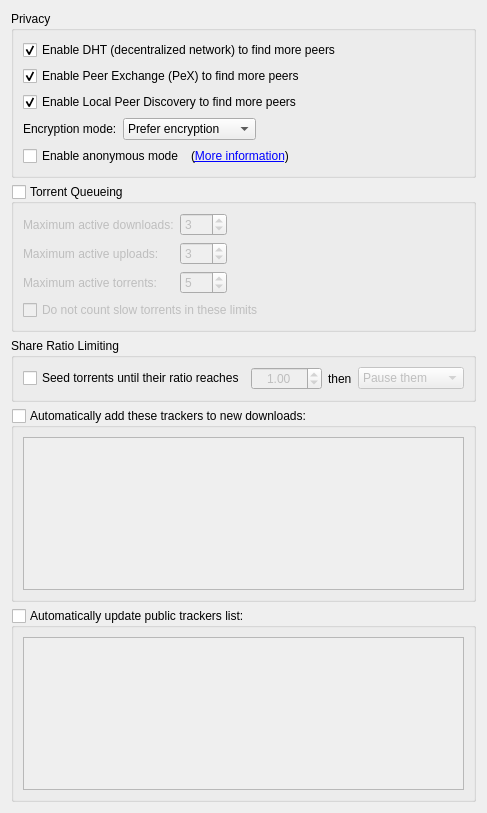
          <widget class="QWidget" name="scrollAreaWidgetContents_4">
           <property name="geometry">
            <rect>
             <x>0</x>
             <y>-204</y>
             <width>456</width>
             <height>746</height>
            </rect>
           </property>
           <layout class="QVBoxLayout" name="verticalLayout_7">
            <item>
             <widget class="QGroupBox" name="AddBTFeaturesBox">
              <property name="title">
               <string>Privacy</string>
              </property>
              <layout class="QVBoxLayout" name="verticalLayout_14">
               <item>
                <widget class="QCheckBox" name="checkDHT">
                 <property name="text">
                  <string>Enable DHT (decentralized network) to find more peers</string>
                 </property>
                 <property name="checked">
                  <bool>true</bool>
                 </property>
                </widget>
               </item>
               <item>
                <widget class="QCheckBox" name="checkPeX">
                 <property name="toolTip">
                  <string>Exchange peers with compatible Bittorrent clients (µTorrent, Vuze, ...)</string>
                 </property>
                 <property name="text">
                  <string>Enable Peer Exchange (PeX) to find more peers</string>
                 </property>
                 <property name="checked">
                  <bool>true</bool>
                 </property>
                </widget>
               </item>
               <item>
                <widget class="QCheckBox" name="checkLSD">
                 <property name="toolTip">
                  <string>Look for peers on your local network</string>
                 </property>
                 <property name="text">
                  <string>Enable Local Peer Discovery to find more peers</string>
                 </property>
                 <property name="checked">
                  <bool>true</bool>
                 </property>
                </widget>
               </item>
               <item>
                <layout class="QHBoxLayout">
                 <item>
                  <widget class="QLabel" name="lbl_encryption">
                   <property name="text">
                    <string>Encryption mode:</string>
                   </property>
                  </widget>
                 </item>
                 <item>
                  <widget class="QComboBox" name="comboEncryption">
                   <item>
                    <property name="text">
                     <string>Prefer encryption</string>
                    </property>
                   </item>
                   <item>
                    <property name="text">
                     <string>Require encryption</string>
                    </property>
                   </item>
                   <item>
                    <property name="text">
                     <string>Disable encryption</string>
                    </property>
                   </item>
                  </widget>
                 </item>
                 <item>
                  <spacer>
                   <property name="orientation">
                    <enum>Qt::Horizontal</enum>
                   </property>
                   <property name="sizeHint" stdset="0">
                    <size>
                     <width>40</width>
                     <height>20</height>
                    </size>
                   </property>
                  </spacer>
                 </item>
                </layout>
               </item>
               <item>
                <layout class="QHBoxLayout" name="horizontalLayout_6">
                 <item>
                  <widget class="QCheckBox" name="checkAnonymousMode">
                   <property name="toolTip">
                    <string>Enable when using a proxy or a VPN connection</string>
                   </property>
                   <property name="text">
                    <string>Enable anonymous mode</string>
                   </property>
                  </widget>
                 </item>
                 <item>
                  <widget class="QLabel" name="label_anonymous">
                   <property name="text">
                    <string> (&lt;a href=&quot;https://github.com/qbittorrent/qBittorrent/wiki/Anonymous-Mode&quot;&gt;More information&lt;/a&gt;)</string>
                   </property>
                   <property name="openExternalLinks">
                    <bool>true</bool>
                   </property>
                  </widget>
                 </item>
                 <item>
                  <spacer name="horizontalSpacer_14">
                   <property name="orientation">
                    <enum>Qt::Horizontal</enum>
                   </property>
                   <property name="sizeHint" stdset="0">
                    <size>
                     <width>40</width>
                     <height>20</height>
                    </size>
                   </property>
                  </spacer>
                 </item>
                </layout>
               </item>
              </layout>
             </widget>
            </item>
            <item>
             <widget class="QGroupBox" name="checkEnableQueueing">
              <property name="title">
               <string>Torrent Queueing</string>
              </property>
              <property name="checkable">
               <bool>true</bool>
              </property>
              <property name="checked">
               <bool>false</bool>
              </property>
              <layout class="QGridLayout" name="gridLayout_2">
               <property name="bottomMargin">
                <number>9</number>
               </property>
               <item row="0" column="0">
                <widget class="QLabel" name="label_max_active_dl">
                 <property name="text">
                  <string>Maximum active downloads:</string>
                 </property>
                </widget>
               </item>
               <item row="0" column="1">
                <widget class="QSpinBox" name="spinMaxActiveDownloads">
                 <property name="minimum">
                  <number>-1</number>
                 </property>
                 <property name="maximum">
                  <number>999</number>
                 </property>
                 <property name="value">
                  <number>3</number>
                 </property>
                </widget>
               </item>
               <item row="1" column="0">
                <widget class="QLabel" name="label_max_active_up">
                 <property name="text">
                  <string>Maximum active uploads:</string>
                 </property>
                </widget>
               </item>
               <item row="1" column="1">
                <widget class="QSpinBox" name="spinMaxActiveUploads">
                 <property name="minimum">
                  <number>-1</number>
                 </property>
                 <property name="maximum">
                  <number>999</number>
                 </property>
                 <property name="value">
                  <number>3</number>
                 </property>
                </widget>
               </item>
               <item row="2" column="0">
                <widget class="QLabel" name="maxActiveTorrents_lbl">
                 <property name="text">
                  <string>Maximum active torrents:</string>
                 </property>
                </widget>
               </item>
               <item row="2" column="1">
                <widget class="QSpinBox" name="spinMaxActiveTorrents">
                 <property name="minimum">
                  <number>-1</number>
                 </property>
                 <property name="maximum">
                  <number>999</number>
                 </property>
                 <property name="value">
                  <number>5</number>
                 </property>
                </widget>
               </item>
               <item row="1" column="2">
                <spacer name="horizontalSpacer_2">
                 <property name="orientation">
                  <enum>Qt::Horizontal</enum>
                 </property>
                 <property name="sizeHint" stdset="0">
                  <size>
                   <width>40</width>
                   <height>20</height>
                  </size>
                 </property>
                </spacer>
               </item>
               <item row="0" column="2">
                <spacer name="horizontalSpacer_7">
                 <property name="orientation">
                  <enum>Qt::Horizontal</enum>
                 </property>
                 <property name="sizeHint" stdset="0">
                  <size>
                   <width>40</width>
                   <height>20</height>
                  </size>
                 </property>
                </spacer>
               </item>
               <item row="2" column="2">
                <spacer name="horizontalSpacer_11">
                 <property name="orientation">
                  <enum>Qt::Horizontal</enum>
                 </property>
                 <property name="sizeHint" stdset="0">
                  <size>
                   <width>40</width>
                   <height>20</height>
                  </size>
                 </property>
                </spacer>
               </item>
               <item row="3" column="0" colspan="3">
                <widget class="QCheckBox" name="checkIgnoreSlowTorrentsForQueueing">
                 <property name="text">
                  <string>Do not count slow torrents in these limits</string>
                 </property>
                </widget>
               </item>
              </layout>
             </widget>
            </item>
            <item>
             <widget class="QGroupBox" name="ratioBox">
              <property name="title">
               <string>Share Ratio Limiting</string>
              </property>
              <layout class="QVBoxLayout">
               <property name="bottomMargin">
                <number>9</number>
               </property>
               <item>
                <layout class="QHBoxLayout">
                 <item>
                  <widget class="QCheckBox" name="checkMaxRatio">
                   <property name="text">
                    <string>Seed torrents until their ratio reaches</string>
                   </property>
                  </widget>
                 </item>
                 <item>
                  <widget class="QDoubleSpinBox" name="spinMaxRatio">
                   <property name="enabled">
                    <bool>false</bool>
                   </property>
                   <property name="alignment">
                    <set>Qt::AlignHCenter</set>
                   </property>
                   <property name="minimum">
                    <double>0.000000000000000</double>
                   </property>
                   <property name="maximum">
                    <double>9998.000000000000000</double>
                   </property>
                   <property name="singleStep">
                    <double>0.050000000000000</double>
                   </property>
                   <property name="value">
                    <double>1.000000000000000</double>
                   </property>
                  </widget>
                 </item>
                 <item>
                  <widget class="QLabel" name="label">
                   <property name="text">
                    <string>then</string>
                   </property>
                  </widget>
                 </item>
                 <item>
                  <widget class="QComboBox" name="comboRatioLimitAct">
                   <property name="enabled">
                    <bool>false</bool>
                   </property>
                   <item>
                    <property name="text">
                     <string>Pause them</string>
                    </property>
                   </item>
                   <item>
                    <property name="text">
                     <string>Remove them</string>
                    </property>
                   </item>
                  </widget>
                 </item>
                </layout>
               </item>
              </layout>
             </widget>
            </item>
            <item>
             <widget class="QGroupBox" name="checkEnableAddTrackers">
              <property name="sizePolicy">
               <sizepolicy hsizetype="Preferred" vsizetype="Preferred">
                <horstretch>0</horstretch>
                <verstretch>0</verstretch>
               </sizepolicy>
              </property>
              <property name="title">
               <string>Automatically add these trackers to new downloads:</string>
              </property>
              <property name="checkable">
               <bool>true</bool>
              </property>
              <property name="checked">
               <bool>false</bool>
              </property>
              <layout class="QGridLayout" name="gridLayout_16">
               <item row="0" column="0">
                <widget class="QPlainTextEdit" name="textTrackers">
                 <property name="enabled">
                  <bool>true</bool>
                 </property>
                 <property name="minimumSize">
                  <size>
                   <width>0</width>
                   <height>153</height>
                  </size>
                 </property>
                 <property name="focusPolicy">
                  <enum>Qt::StrongFocus</enum>
                 </property>
                </widget>
               </item>
              </layout>
             </widget>
            </item>
            <item>
             <widget class="QGroupBox" name="checkAutoUpdateTrackers">
              <property name="title">
               <string>Automatically update public trackers list:</string>
              </property>
              <property name="checkable">
               <bool>true</bool>
              </property>
              <property name="checked">
               <bool>false</bool>
              </property>
              <layout class="QGridLayout" name="gridLayout_5">
               <property name="leftMargin">
                <number>9</number>
               </property>
               <property name="topMargin">
                <number>9</number>
               </property>
               <property name="rightMargin">
                <number>9</number>
               </property>
               <property name="bottomMargin">
                <number>9</number>
               </property>
               <item row="0" column="0">
                <widget class="QPlainTextEdit" name="textPublicTrackers">
                 <property name="enabled">
                  <bool>true</bool>
                 </property>
                 <property name="minimumSize">
                  <size>
                   <width>0</width>
                   <height>153</height>
                  </size>
                 </property>
                 <property name="readOnly">
                  <bool>true</bool>
                 </property>
                </widget>
               </item>
              </layout>
             </widget>
            </item>
            <item>
             <spacer name="verticalSpacer_8">
              <property name="orientation">
               <enum>Qt::Vertical</enum>
              </property>
              <property name="sizeHint" stdset="0">
               <size>
                <width>20</width>
                <height>40</height>
               </size>
              </property>
             </spacer>
            </item>
           </layout>
          </widget>
